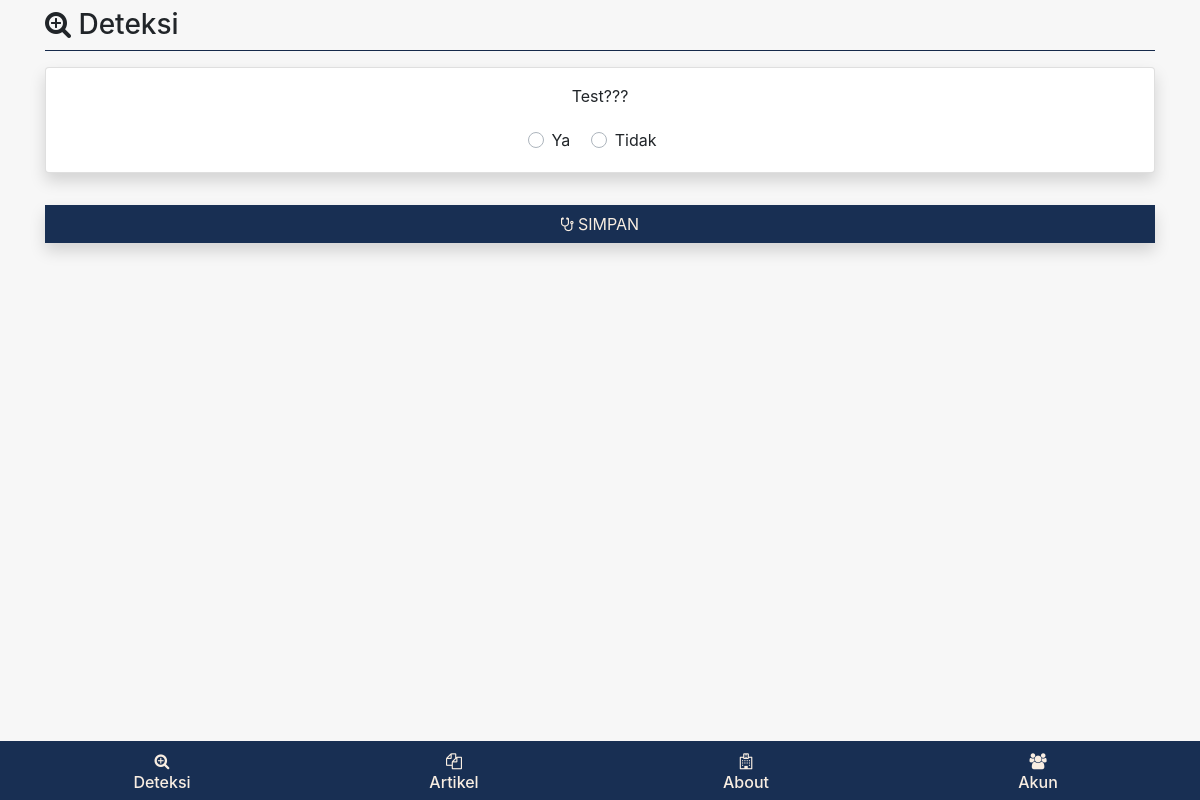
/view/index.php?page=deteksi-pertanyaan (signed in), run on an earlier commit of the app's database.
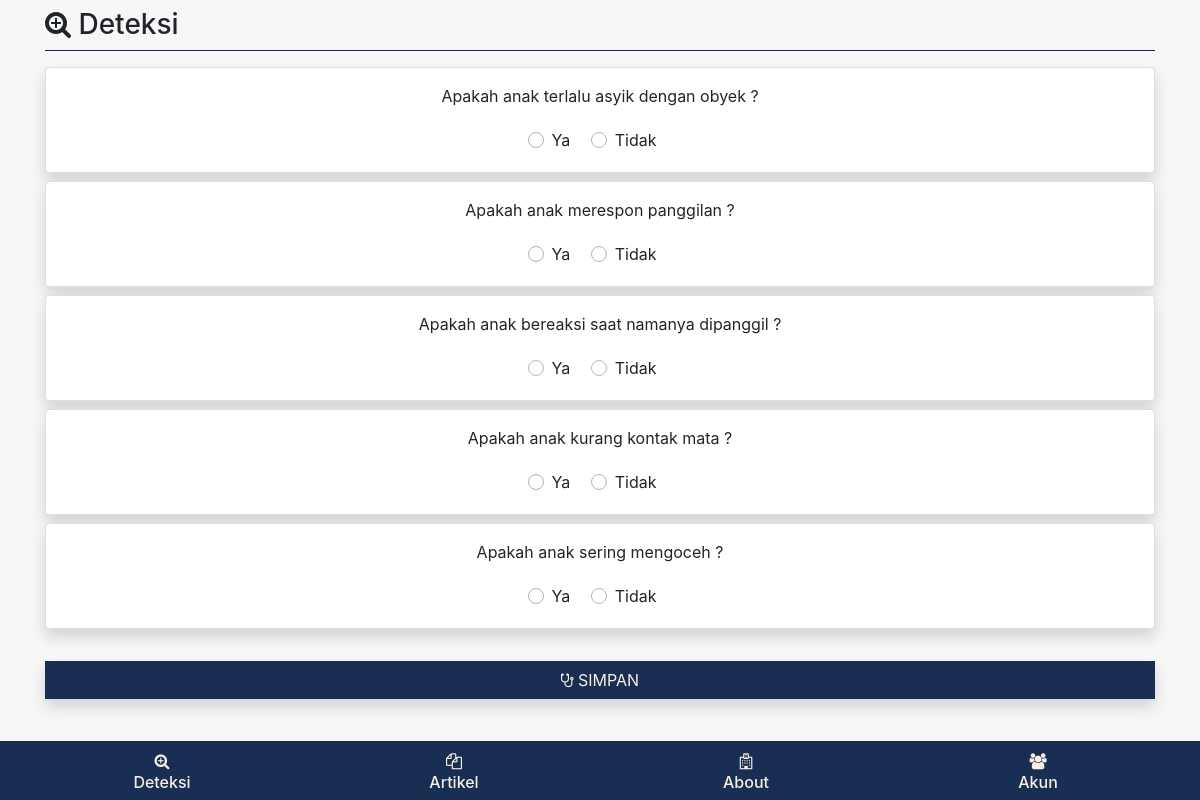
And on a later commit of the database.
### tables this page shows
CREATE TABLE `gejala` (
  `id` int(11) NOT NULL,
  `nama_gejala` varchar(100) NOT NULL,
  `jawaban` tinyint(1) NOT NULL DEFAULT 1
);

### view/deteksi/deteksi-pertanyaan.php (the view, shortened to what this page needs)
<div class="container">
    <h3 class="mt-2"> <i class="fa fa-search-plus"></i> Deteksi</h3>
    <hr class="mt-0 bg-biru">
    <form action="" method="post" enctype="multipart/form-data">
        <?php $get = $koneksi->query("SELECT * FROM gejala") ?>
        <?php while ($set = $get->fetch_assoc()) : ?>
            <div class="card shadow mb-2">
                <div class="text-center mt-3">
                    <?= $set['nama_gejala'] ?>
                </div>
                <div class="card-body text-center">
                    <div class="custom-control custom-radio custom-control-inline">
                        <label class="custom-control-label" for="customRadioInline1<?= $set['id'] ?>">Ya</label>
                    </div>
                    <div class="custom-control custom-radio custom-control-inline">
                        <label class="custom-control-label" for="customRadioInline2<?= $set['id'] ?>">Tidak</label>
                    </div>
                </div>
            </div>
        <?php endwhile ?>
        <br>
        <div class="form-group">
            <button type="submit" class="btn bg-biru text-putih btn-block rounded-0 shadow" name="simpan"><i class="fa fa-stethoscope"></i> SIMPAN</button>
        </div>
    </form>
</div>

What changed in the data, as far as the page shows it:
changed gejala: nama_gejala "Test???" → "Apakah anak terlalu asyik dengan obyek ?"
added gejala: nama_gejala "Apakah anak merespon panggilan ?"
added gejala: nama_gejala "Apakah anak bereaksi saat namanya dipanggil ?"
added gejala: nama_gejala "Apakah anak kurang kontak mata ?"
added gejala: nama_gejala "Apakah anak sering mengoceh ?"
